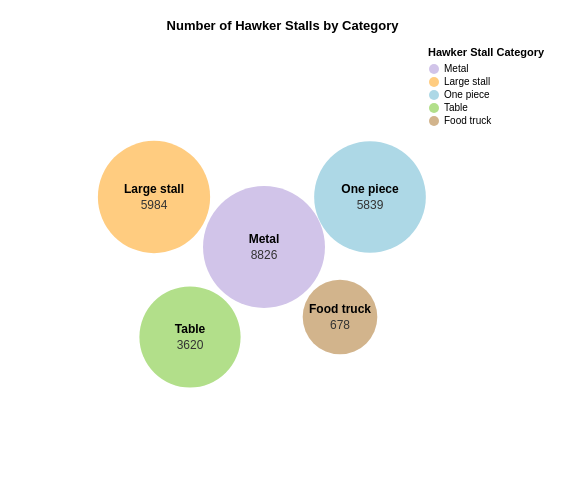

Here is the Vega-Lite specification saved for this chart:
### Vega specification from a JSON file in a GitHub repository (floating-point values rounded to 4 significant figures)
{"$schema": "https://vega.github.io/schema/vega/v5.json", "width": 390, "height": 435, "padding": 20, "title": {"text": "Number of Hawker Stalls by Category", "anchor": "middle", "dy": -10}, "data": [{"name": "stalls", "values": [{"category": "Metal", "count": 8826, "x": 244, "y": 200}, {"category": "Large stall", "count": 5984, "x": 134, "y": 150}, {"category": "One piece", "count": 5839, "x": 350, "y": 150}, {"category": "Table", "count": 3620, "x": 170, "y": 290}, {"category": "Food truck", "count": 678, "x": 320, "y": 270}]}], "scales": [{"name": "color", "type": "ordinal", "domain": {"data": "stalls", "field": "category"}, "range": ["#d1c4e9", "#ffcc80", "#add8e6", "#b2df8a", "#d2b48c"]}, {"name": "size", "type": "sqrt", "domain": [0, 9000], "range": [2000, 15000]}], "legends": [{"fill": "color", "title": "Hawker Stall Category", "orient": "right"}], "marks": [{"type": "symbol", "from": {"data": "stalls"}, "encode": {"enter": {"x": {"field": "x"}, "y": {"field": "y"}, "size": {"scale": "size", "field": "count"}, "fill": {"scale": "color", "field": "category"}, "stroke": {"value": "white"}, "strokeWidth": {"value": 0}, "tooltip": {"signal": "{'Category': datum.category, 'Number of Stalls': format(datum.count, ',')}"}}}}, {"type": "text", "from": {"data": "stalls"}, "encode": {"enter": {"x": {"field": "x"}, "y": {"field": "y", "offset": -8}, "text": {"field": "category"}, "align": {"value": "center"}, "baseline": {"value": "middle"}, "fill": {"value": "black"}, "fontSize": {"value": 12}, "fontWeight": {"value": "bold"}}}}, {"type": "text", "from": {"data": "stalls"}, "encode": {"enter": {"x": {"field": "x"}, "y": {"field": "y", "offset": 8}, "text": {"field": "count", "format": ","}, "align": {"value": "center"}, "baseline": {"value": "middle"}, "fill": {"value": "#333"}, "fontSize": {"value": 12}}}}]}
